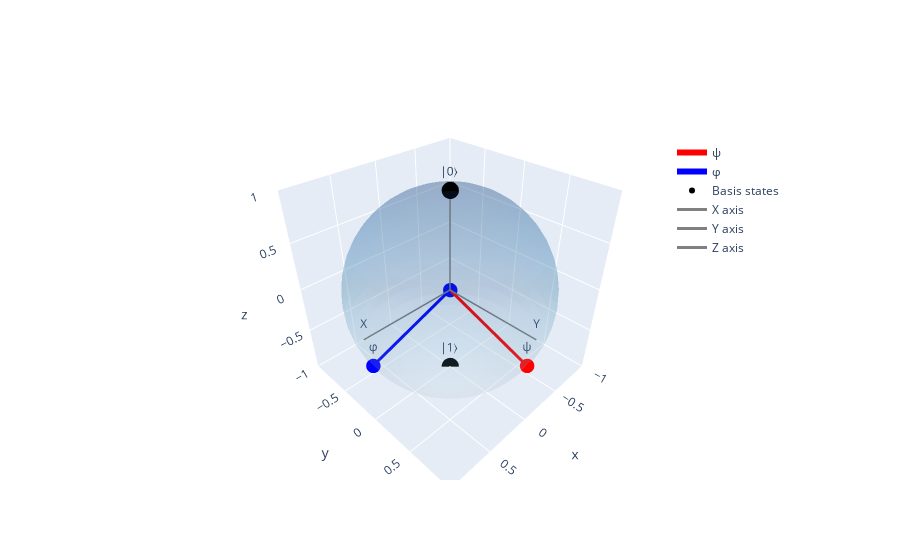

Write notebook code for a chart like this one.
### Code cell
plot_bloch_plotly([psi, phi], labels=["ψ", "φ"], colors=["red", "blue"])

### Figure 1 — Plotly figure (JSON) as saved in the notebook; plotly's stock layout.template omitted (floating-point values rounded to 4 significant figures; data arrays with more than 128 entries replaced by an {"elided": "..."} marker saying what was removed)
{"data": [{"colorscale": [[0, "rgb(247,251,255)"], [0.125, "rgb(222,235,247)"], [0.25, "rgb(198,219,239)"], [0.375, "rgb(158,202,225)"], [0.5, "rgb(107,174,214)"], [0.625, "rgb(66,146,198)"], [0.75, "rgb(33,113,181)"], [0.875, "rgb(8,81,156)"], [1, "rgb(8,48,107)"]], "name": "Bloch Sphere", "opacity": 0.2, "showscale": false, "type": "surface", "x": {"elided": "50x25 float values"}, "y": {"elided": "50x25 float values"}, "z": {"elided": "50x25 float values"}}, {"line": {"color": "red", "width": 6}, "marker": {"color": "red", "size": 5}, "mode": "lines+markers+text", "name": "ψ", "text": [null, "ψ"], "textposition": "top center", "type": "scatter3d", "x": [0, 0], "y": [0, 0.9428], "z": [0, -0.3333]}, {"line": {"color": "blue", "width": 6}, "marker": {"color": "blue", "size": 5}, "mode": "lines+markers+text", "name": "φ", "text": [null, "φ"], "textposition": "top center", "type": "scatter3d", "x": [0, 0.9428], "y": [0, 0], "z": [0, -0.3333]}, {"marker": {"color": "black", "size": 6}, "mode": "markers+text", "name": "Basis states", "text": ["|0⟩", "|1⟩"], "textposition": "top center", "type": "scatter3d", "x": [0, 0], "y": [0, 0], "z": [1, -1]}, {"line": {"color": "gray", "width": 3}, "mode": "lines+text", "name": "X axis", "text": ["", "X"], "textposition": "top center", "type": "scatter3d", "x": [0, 1], "y": [0, 0], "z": [0, 0]}, {"line": {"color": "gray", "width": 3}, "mode": "lines+text", "name": "Y axis", "text": ["", "Y"], "textposition": "top center", "type": "scatter3d", "x": [0, 0], "y": [0, 1], "z": [0, 0]}, {"line": {"color": "gray", "width": 3}, "mode": "lines+text", "name": "Z axis", "text": ["", ""], "textposition": "top center", "type": "scatter3d", "x": [0, 0], "y": [0, 0], "z": [0, 1]}], "layout": {"legend": {"x": 0.8, "y": 0.9}, "scene": {"aspectmode": "cube", "xaxis": {"range": [-1, 1]}, "yaxis": {"range": [-1, 1]}, "zaxis": {"range": [-1, 1]}}}}
